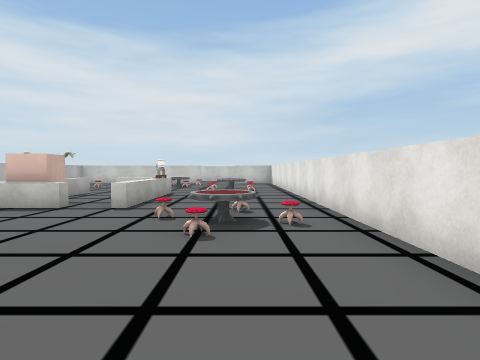
[1] (above)

22 first-person views from a walk through a scene from a Unity 3-D project. The camera is 1.5 m above the floor, tilts 2° down and sees 80° across. The floor is counted in squares, 2 m on a side. Each view is taken from the middle of a square. On the plan, view 1 faces up. The plan holds only what a view shows up to about 10 squares ahead; the rest is blank. The place goes on beyond the plan. The player character is not drawn. Door leaves are left out, so doorways stand open. Some surface patterns are stand-ins.

[2]
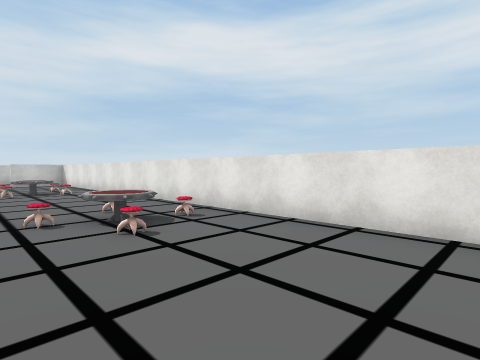

[3]
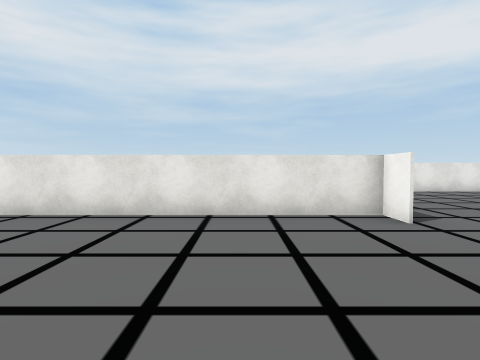

[4]
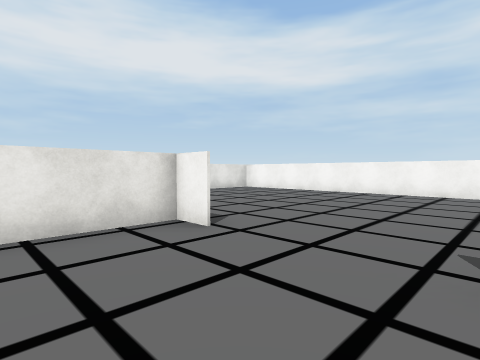

[5]
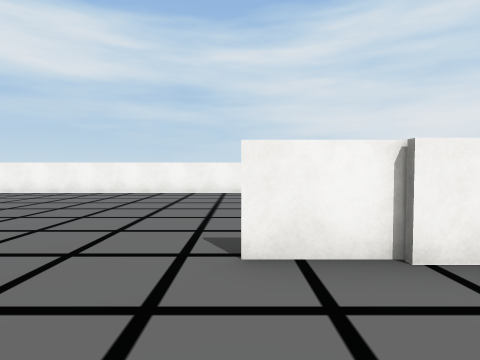

[6]
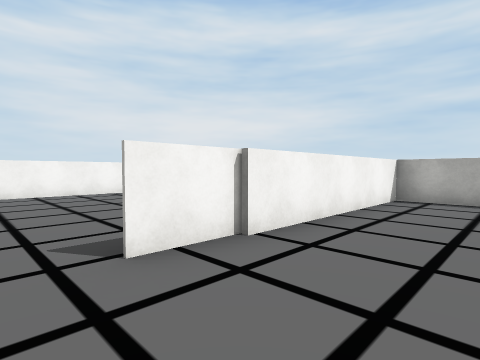

[7]
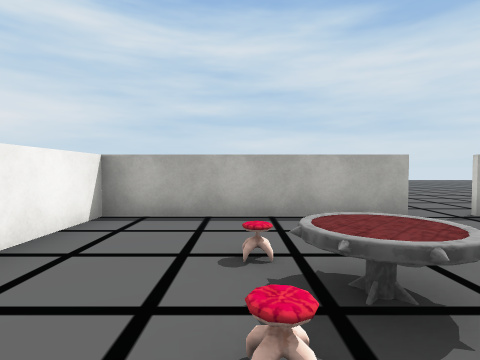

[8]
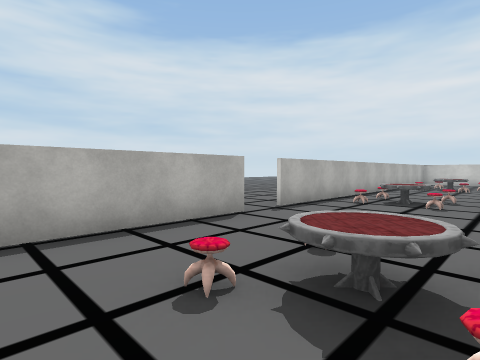

[9]
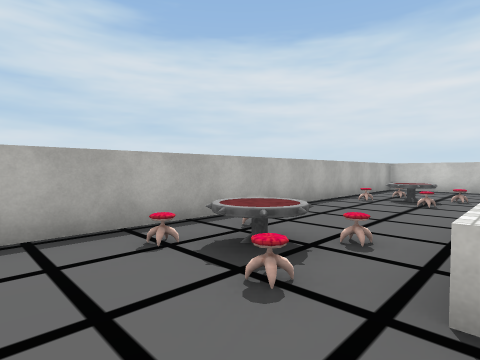

[10]
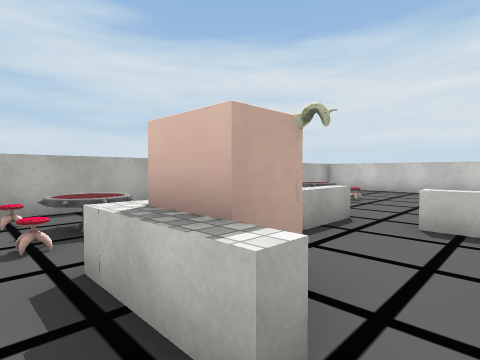

[11]
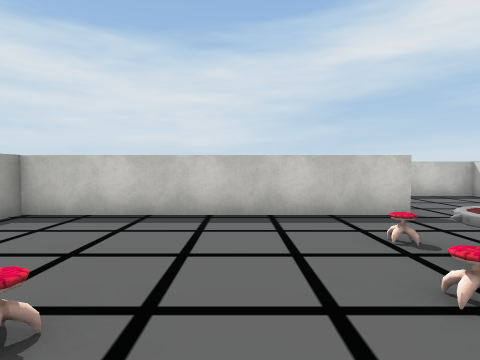

[12]
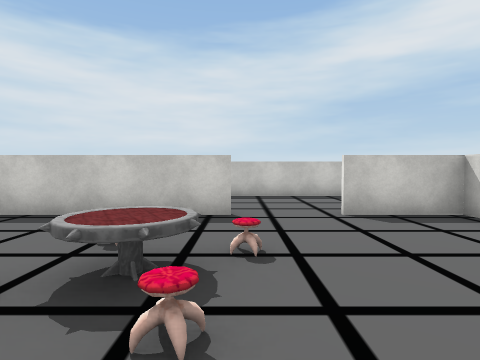

[13]
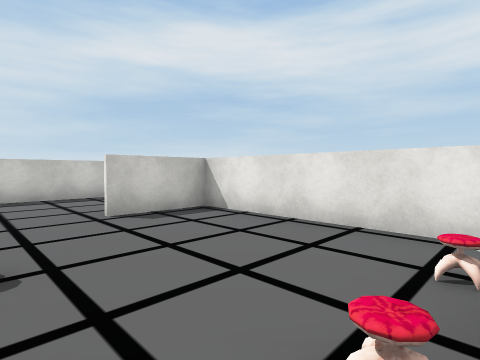

[14]
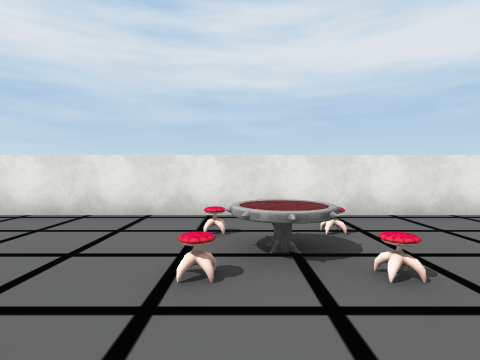

[15]
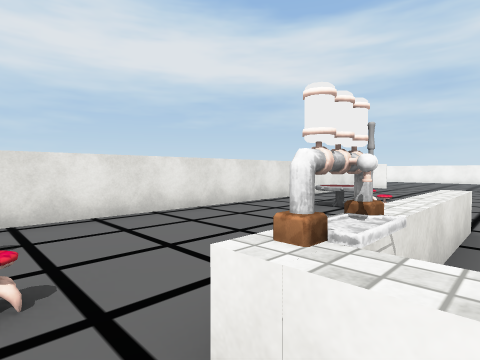

[16]
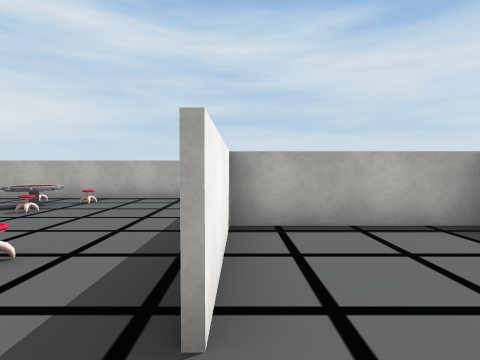

[17]
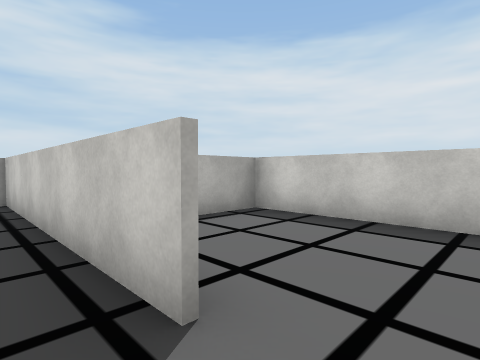

[18]
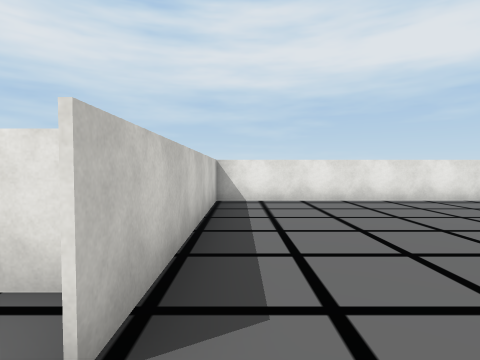

[19]
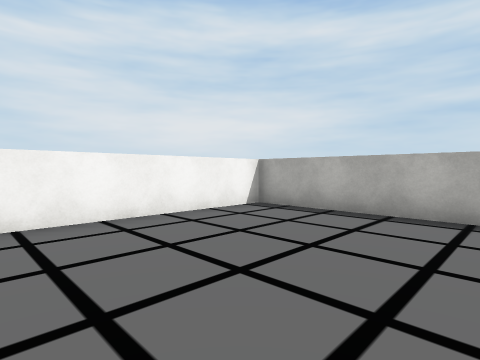

[20]
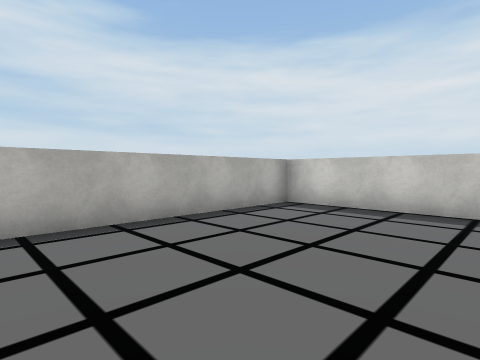

[21]
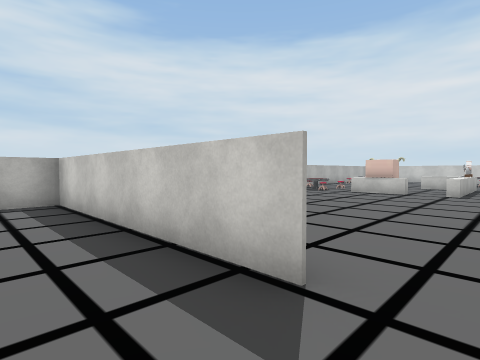

[22]
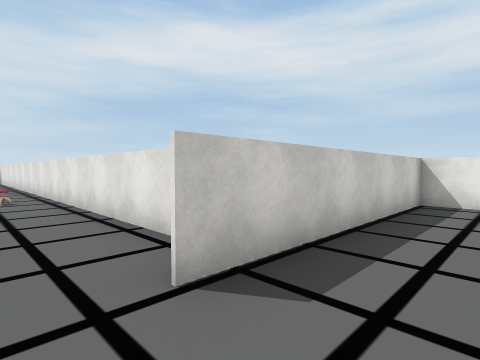

### Floor plan
Points are (right, up) in squares from view 1. A wall is a line through its corners. A room is listed if a view was taken in it or the views show most of it. See-through windows are left out.
Room 1 (views 1, 2, 3, 4, 5, 6, 7, 8, 9, 10, 11, 12, 13, 14, 15, 16, 17, 18, 19, 20, 21, 22)
walls: (-8.6, 2.7) (-8.6, -2.4) (-2, -2.4) (-8, -2.4) (-8, -9.4) (5.9, -9.4); (-2.1, 15.8) (-8.6, 15.8) (-8.6, 3.7); (7, -8.9) (7, -2.4) (0.9, -2.4) (1.7, -2.4) (1.7, 15.8) (-0.4, 15.8)
low walls: (-2.2, 8.5) (-2.2, 5.7) (-2.6, 5.7) (-2.6, 8.6); (-4.8, 9.5) (-4.8, 8)
ways out: opening at (-1.5, 16) to room 2; opening at (-9, 3)
objects: chair (-8, 6); other object (-8, 7); other object (-8, 11); table (-7, 6) to (-7, 7); table (-7, 11) to (-7, 12); other object (-7, 13); chair (-6, 0); table (-6, 1) to (-5, 1); chair (-6, 6); chair (-6, 7); chair (-6, 11); chair (-6, 12); chair (-5, 0); machine (-5, 6) to (-4, 7); chair (-4, 13); machine (-3, 9); table (-3, 13) to (-2, 13); chair (-3, 14); chair (-2, 12); chair (-2, 14); chair (-1, 3); table (-1, 4) to (0, 4); chair (-1, 5); chair (-1, 10); chair (-1, 11); other object (0, 5); chair (0, 10); chair (0, 11); chair (1, 4)
Room 2 (no view inside)
walls: (1.7, 19.3) (-4.8, 19.3) (-4.8, 15.9) (-2.1, 15.9)
ways out: opening at (-1.5, 16) to room 1

Where each view was taken, in squares from view 1:
view 1: 0 up, 0 right, facing up
view 2: 0 up, 2 left, facing up-right
view 3: 0 up, 3 left, facing right
view 4: 0 up, 2 left, facing down-right
view 5: 0 up, 2 left, facing down
view 6: 0 up, 1 left, facing down-left
view 7: 0 up, 4 left, facing left
view 8: 1 down, 5 left, facing up-left
view 9: 4 up, 5 left, facing up-left
view 10: 5 up, 3 left, facing up-left
view 11: 11 up, 5 left, facing up
view 12: 11 up, 2 left, facing up
view 13: 11 up, 2 left, facing up-right
view 14: 11 up, 3 left, facing right
view 15: 10 up, 3 left, facing down-right
view 16: 16 up, 1 left, facing left
view 17: 15 up, 1 left, facing up-left
view 18: 3 down, 0 right, facing right
view 19: 5 down, 3 left, facing down-left
view 20: 8 down, 4 left, facing up-left
view 21: 4 down, 1 left, facing up-left
view 22: 4 down, 0 right, facing up-right
